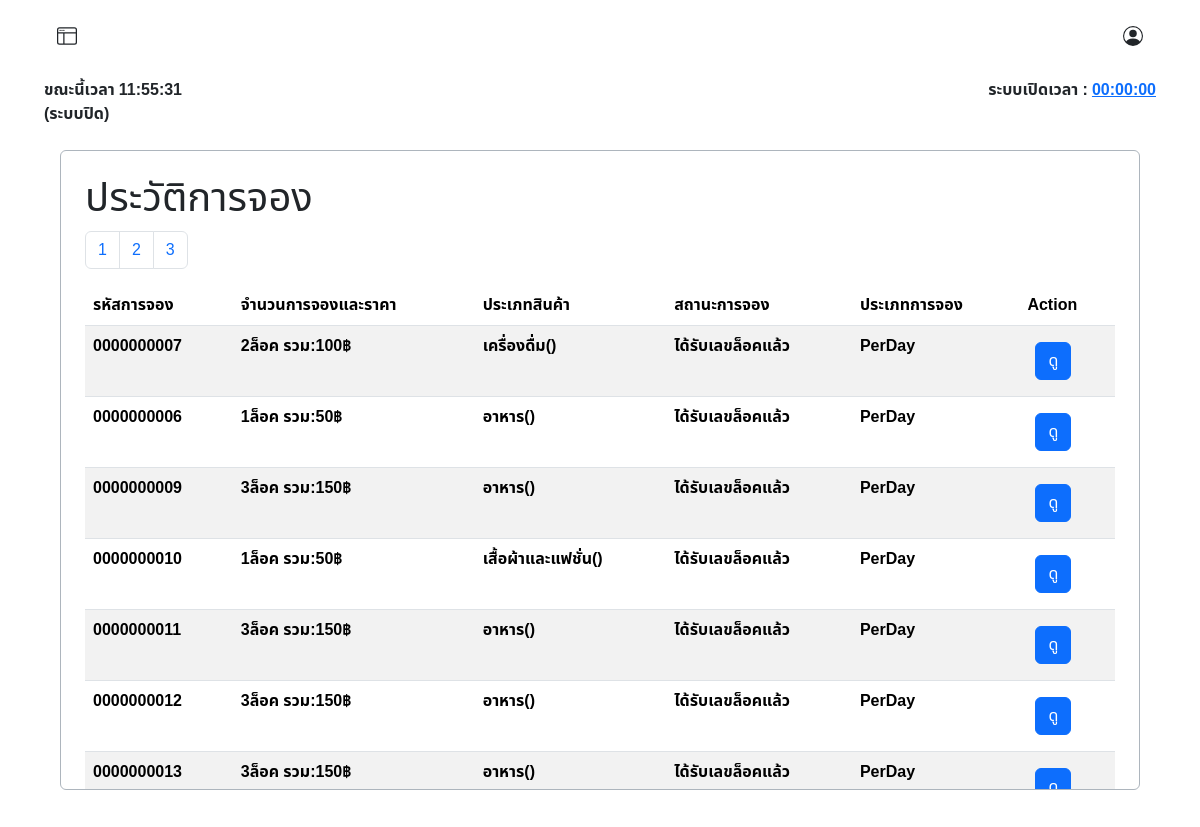
The page /user/booking_history.php (signed in) on the database as committed earlier.
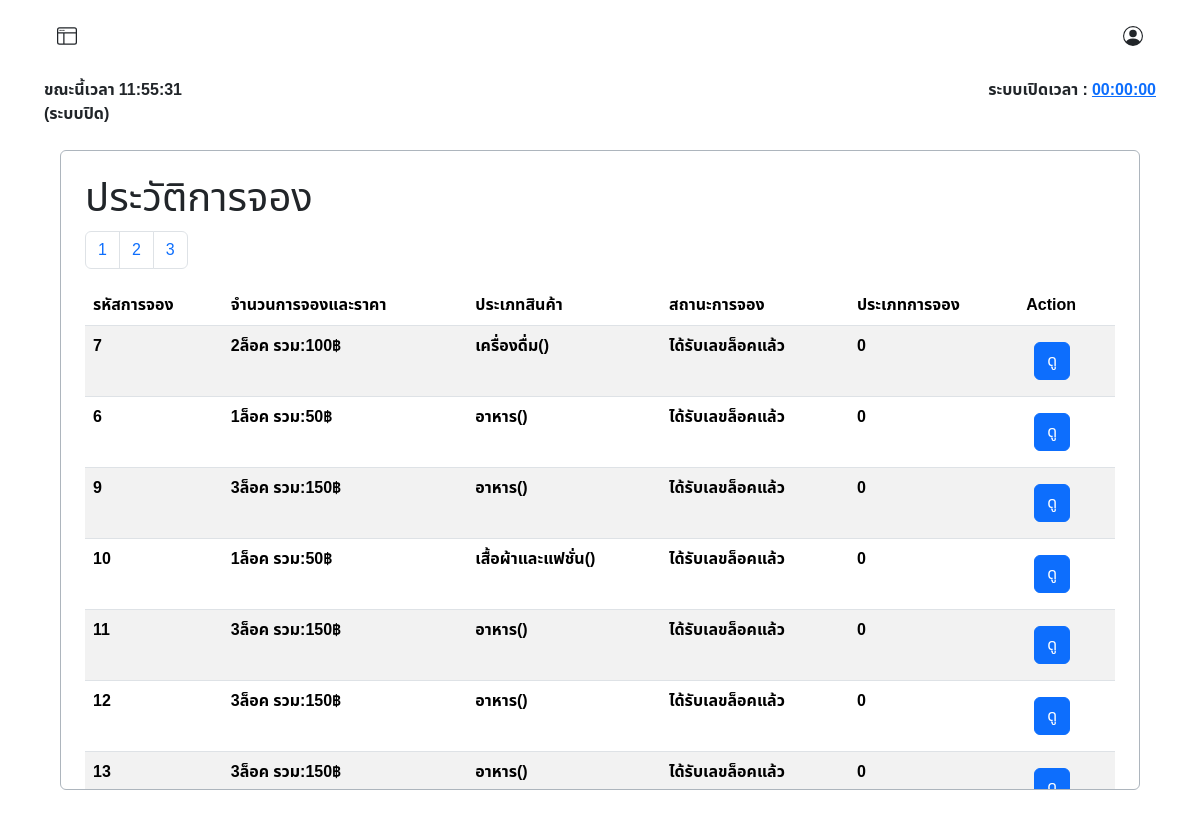
The same page on the database as committed later.
### tables this page shows
CREATE TABLE `booked` (
  `id_booked` int(10) UNSIGNED ZEROFILL NOT NULL COMMENT 'รหัสการจองแบบเรียบร้อยแล้ว',
  `booking_id` int(10) UNSIGNED DEFAULT NULL COMMENT 'รหัสการจอง',
  `member_id` int(6) UNSIGNED NOT NULL COMMENT 'รหัสลูกค้า',
  `booking_amount` varchar(45) NOT NULL,
  `total_price` varchar(45) NOT NULL,
  `product_type` int(11) NOT NULL,
  `sub_product_type` int(11) NOT NULL,
  `booking_status` int(3) UNSIGNED NOT NULL COMMENT 'สถานะการจอง',
  `booking_type` int(11) NOT NULL,
  `zone_id` int(3) UNSIGNED NOT NULL COMMENT 'รหัสประเภทโซน',
  `slip_img` varchar(45) DEFAULT NULL COMMENT 'log',
  `booking_date` timestamp NOT NULL DEFAULT current_timestamp() ON UPDATE current_timestamp() COMMENT 'วันเวลาที่จอง',
  `booked_lock_number` varchar(10) DEFAULT NULL COMMENT 'เลขล็อคที่จะได้',
  `expiration_date` datetime DEFAULT NULL
);

CREATE TABLE `category` (
  `id_category` int(11) NOT NULL,
  `cat_name` varchar(45) NOT NULL
);

CREATE TABLE `booking_status` (
  `id` int(3) UNSIGNED NOT NULL COMMENT 'รหัสสถานะการจอง',
  `status` varchar(50) NOT NULL COMMENT 'สถานะ'
);

### user/booking_history.php (the view, shortened to what this page needs)
<?php
require("../condb.php");
$user_id = $_SESSION["user_id"];
$results_per_page = 10;
$page = isset($_GET['page']) ? (int)$_GET['page'] : 1;
$start_from = ($page - 1) * $results_per_page;
?>
<!DOCTYPE html>
<html lang="th">
<head>
    <link href="https://cdn.jsdelivr.net/npm/bootstrap@5.3.3/dist/css/bootstrap.min.css" rel="stylesheet">
    <link rel="stylesheet" href="../asset/css/font.css">
</head>
<body>
    <?php
    include('./user_nav.php');
    ?>
    <div class="container my-4 p-2 border border-dark-subtle rounded overflow-auto" style="width: 90%; height: 40rem;">
        <div class="tab-content" id="myTabContent">
            <div class="tab-pane fade show active mt-2 mx-2 p-2" id="category">
                <div>
                    <h1>ประวัติการจอง</h1>
                </div>
                <div class="mt-2">
                    <?php
                    $sql_total = "SELECT COUNT(*) FROM market_booking.booked";
                    $result_total = $conn->query($sql_total);
                    $row_total = $result_total->fetch_row();
                    $total_records = $row_total[0];
                    $total_pages = ceil($total_records / $results_per_page);
                    echo "<nav>";
                    echo "<ul class='pagination'>";
                    for ($i = 1; $i <= $total_pages; $i++) {
                        echo "<li class='page-item'><a class='page-link' href='?page=" . $i . "'>" . $i . "</a></li>";
                    }
                    echo "</ul>";
                    echo "</nav>";
                    $sql = "SELECT
                                B.booking_id,
                                CONCAT(U.prefix, ' ', U.firstname, ' ', U.lastname) AS fullname,
                                B.booking_amount,
                                B.total_price,
                                C.cat_name,
                                SC.sub_cat_name,
                                BS.status,
                                B.booking_type,
                                B.slip_img,
                                B.booked_lock_number,
                                B.booking_date
                            FROM market_booking.booked AS B
                            LEFT JOIN booking_status AS BS ON B.booking_status = BS.id
                            LEFT JOIN tbl_user AS U ON B.member_id = U.user_id
                            LEFT JOIN category AS C ON B.product_type = C.id_category
                            LEFT JOIN sub_category AS SC ON B.sub_product_type = SC.idsub_category
                            WHERE member_id = $user_id
                            ";
                    $sql .= " LIMIT $start_from, $results_per_page";
                    $result = $conn->query($sql);
                    if ($result === false) {
                        echo "ข้อผิดพลาด SQL: " . $conn->error;
                    } elseif ($result->num_rows > 0) {
                        echo "<table class='table table-striped'>";
                        echo "<thead>
                            <tr>
                                <th>รหัสการจอง</th>
                                <th>จำนวนการจองและราคา</th>
                                <th>ประเภทสินค้า</th>
                                <th>สถานะการจอง</th>
                                <th>ประเภทการจอง</th>
                                <th>Action</th>
                            </tr>
                        </thead>";
                        echo "<tbody>";
                        while ($row = $result->fetch_assoc()) {
                            echo "<tr>";
                            echo "<td><strong>" . $row["booking_id"] . "</strong></td>";
                            echo "<td><strong>" . $row["booking_amount"] . "ล็อค รวม:" . $row["total_price"] . "฿</strong></td>";
                            echo "<td><strong>" . $row["cat_name"] . "(" . $row["sub_cat_name"] . ")</strong></td>";
                            echo "<td><strong>" . $row["status"] . "</strong></td>";
                            echo "<td><strong>" . $row["booking_type"] . "</strong></td>";
                            echo "<td>
                                    <button
                                        class='btn btn-primary m-2' type='button'
                                        data-bs-toggle='modal'
                                        data-bs-target='#viewBookingModal'
                                        data-id='" . $row["booking_id"] . "'>
                                        ดู
                                    </button>
                                </td>";
                            echo "</tr>";
                        }
                        echo "</tbody></table>";
                    } else {
                        echo "ไม่พบข้อมูล";
                    }
                    ?>
                </div>
            </div>
        </div>
    </div>
</body>
</html>

Rows that differ between the two databases and show on the page:
changed booked "เครื่องดื่ม": booking "0000000007" → "7"; booking_type "PerDay" → "0"
changed booked (number 2 of 7 on the later page): booking "0000000006" → "6"; booking_type "PerDay" → "0"
changed booked (number 3 of 7 on the later page): booking "0000000009" → "9"; booking_type "PerDay" → "0"
changed booked "เสื้อผ้าและแฟชั่น": booking "0000000010" → "10"; booking_type "PerDay" → "0"
changed booked (number 5 of 7 on the later page): booking "0000000011" → "11"; booking_type "PerDay" → "0"
changed booked (number 6 of 7 on the later page): booking "0000000012" → "12"; booking_type "PerDay" → "0"
changed booked (number 7 of 7 on the later page): booking "0000000013" → "13"; booking_type "PerDay" → "0"
